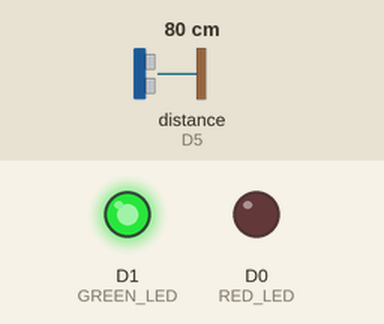
A sketch run on a simulated ESP8266 (NodeMCU). On the bench: output pins drawn as LEDs (lit = HIGH). Wiring (inferred from the names in the program): ultrasonic range finder: trigger D4; echo D5. The test bench sets the inputs (shaded band); at power-on: distance to the obstacle (sensor on D5) 80 cm. The echo pulse lasts 58.3 µs per cm; WiFi joins after 1.5 s; servers stay silent unless stated; random numbers use the default seed unless the sketch sets one; no MQTT or app messages arrive unless stated; pins used as bus, display or sensor lines are not drawn; what the sketch prints to the serial monitor is not drawn.

Above: at 2.7 s.
2.8 s: distance to the obstacle (sensor on D5) set to 34 cm
5.5 s: distance to the obstacle (sensor on D5) set to 28 cm
At 6.6 s:
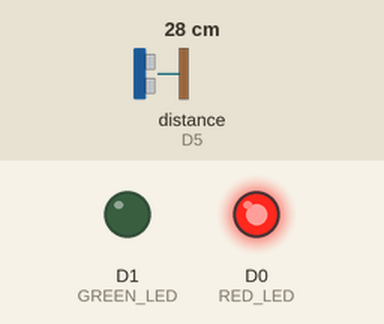
8.2 s: distance to the obstacle (sensor on D5) set to 35 cm
At 10.9 s:
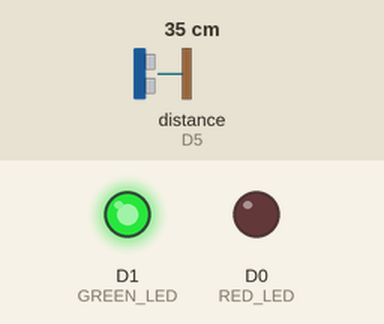
11.5 s: distance to the obstacle (sensor on D5) set to 2 cm
At 12.4 s:
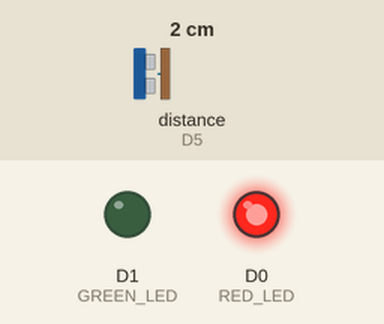
Timing chart, 0 to 14.5 s (numbered marks = the images above; inputs shaded):
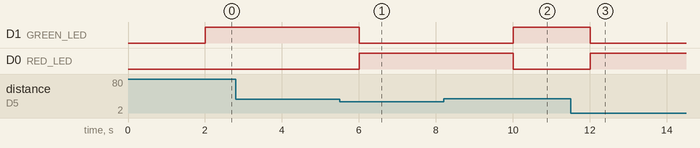

The sketch:

iParking.ino
```cpp
/*
    @desc: this is MQTT example, which publish/subscribe DUT's topics
    @step: 1. connect to WIFI
           2. establish mqtt connection, it's publisher and subscriber
 */

#include <ESP8266WiFi.h>
#include <PubSubClient.h>

#define MSG_BUFFER_SIZE (1024)

//ESP8266 名稱
#define DUTNAME "iParking"

//LED
const int RED_LED   = D0;  //D0
const int GREEN_LED = D1;  //D1

//距離感測器(HC-SR04)
const int TRIGGER   = D4;  //D4
const int ECHO      = D5;  //D5

//回報間隔
const int report_interval = 2000;

//mac string
char dut_mac_str[17+1] = {0};

//WIFI網路的 SSID， 密碼
const char* ssid = "your_wifi_ssid";
const char* password = "your_wifi_key";

//Third-party MQTT Broker Domain Name ＆ Port
const char* mqtt_server = "broker.emqx.io";
const int mqtt_port = 1883;

//MQTT topic & message
char send_topic[]="cs/"DUTNAME"/output";
char msg[MSG_BUFFER_SIZE];

//Distance threshold
int VALID_DIS = 30;

WiFiClient espClient;
PubSubClient client(espClient);

//count time
unsigned long lastMsg = 0;

void setup_wifi() {

  delay(10);

  //Start to connect to WIFI
  printf("Connecting to %s\n", ssid);
  WiFi.mode(WIFI_STA);
  WiFi.begin(ssid, password);

  while (WiFi.status() != WL_CONNECTED) {
    delay(500);
    printf(".");
  }

  printf("WiFi connected, IP:%s\n", WiFi.localIP().toString().c_str());
  //取得Mac資訊
  byte dut_mac[6];
  WiFi.macAddress(dut_mac);
  sprintf( dut_mac_str, "%02X:%02X:%02X:%02X:%02X:%02X", dut_mac[0], dut_mac[1], dut_mac[2], dut_mac[3], dut_mac[4], dut_mac[5]);
}

void mqttconnect() {
  // Loop until we're reconnected
  while (!client.connected()) {
    printf("Attempting MQTT connection...\n");

    // Create a random client ID
    String clientId = "ESP8266Client-";
    clientId += String(random(0xffff), HEX);

    // Attempt to connect
    printf("client id:%s\n", clientId.c_str());
    if (client.connect(clientId.c_str())) {
      printf("MQTT connected\n");
    } else {
      printf("failed, rc=%d\n", client.state());

      //Wait 5 seconds before retrying
      printf(" try again in 5 seconds\n");
      delay(5000);
    }
  }
}

void setup() {
  //console baud rate
  Serial.begin(115200);

  //LED 輸出模式
  pinMode(RED_LED,OUTPUT);
  pinMode(GREEN_LED,OUTPUT);

  //聲納trig 輸出模式
  pinMode(TRIGGER,OUTPUT);

  //啟動WiFi連線
  setup_wifi();

  //設定 MQTT Broker ＆ Port
  client.setServer(mqtt_server, mqtt_port);
}


void loop() {

  if (!client.connected()) {
    //啟動 MQTT 連線
    mqttconnect();
  }
  client.loop();

  //每1秒回報1次
  unsigned long now = millis();
  if (now - lastMsg > report_interval) {
    lastMsg = now;

    //取得IP資訊
    IPAddress cur_own_ip;
    cur_own_ip = WiFi.localIP();

    //收集HC-SR04的距離值
    long duration;
    float distance;
    digitalWrite(TRIGGER,LOW);
    delayMicroseconds(2);
    digitalWrite(TRIGGER,HIGH);
    delayMicroseconds(10);
    digitalWrite(TRIGGER,LOW);
    duration = pulseIn(ECHO, HIGH);
    distance = (float)34000/1000000 * duration /2;

    //是否亮紅燈
    int led = 0;
    //當距離低於30CM時，亮紅燈（代表有車停）。
    //反之亮綠燈(代表沒車停)。
    if(distance == 0){
        led = 2;
    }
    else if(distance < VALID_DIS){
        led = 1;
        digitalWrite(RED_LED, HIGH);
        digitalWrite(GREEN_LED, LOW);
    }
    else{
        led = 0;
        digitalWrite(GREEN_LED, HIGH);
        digitalWrite(RED_LED, LOW);
    }

    snprintf (msg, MSG_BUFFER_SIZE, "{\"rescmd\":\"18\",\"ret\":\"OK\",\"value\":{\"N\":\"%s\",\"dis\":\"%.2f\",\"led\":\"%d\",\"GPS\":0,\"IP\":\"%s\",\"Mac\":\"%s\",\"Lat\":0,\"Lng\":0,\"Key\":\"N/A\"}}", DUTNAME, distance, led, cur_own_ip.toString().c_str(), dut_mac_str);
    printf("Publish message: %s\n",msg);
    client.publish(send_topic, msg, true);
  }
}
```

Measured:
- the behaviour switches between 31 and 30 cm on distance to the obstacle (sensor on D5) (found by bisection; images 0 and 1)
- after the input at 2.8 s, every drawn part: stays the same
- after the input at 5.5 s, D1 (GREEN_LED): HIGH → LOW after 0.51 s; D0 (RED_LED): LOW → HIGH after 0.51 s
- after the input at 8.2 s, D1 (GREEN_LED): LOW → HIGH after 1.8 s; D0 (RED_LED): HIGH → LOW after 1.8 s
- after the input at 11.5 s, D1 (GREEN_LED): HIGH → LOW after 0.51 s; D0 (RED_LED): LOW → HIGH after 0.51 s
